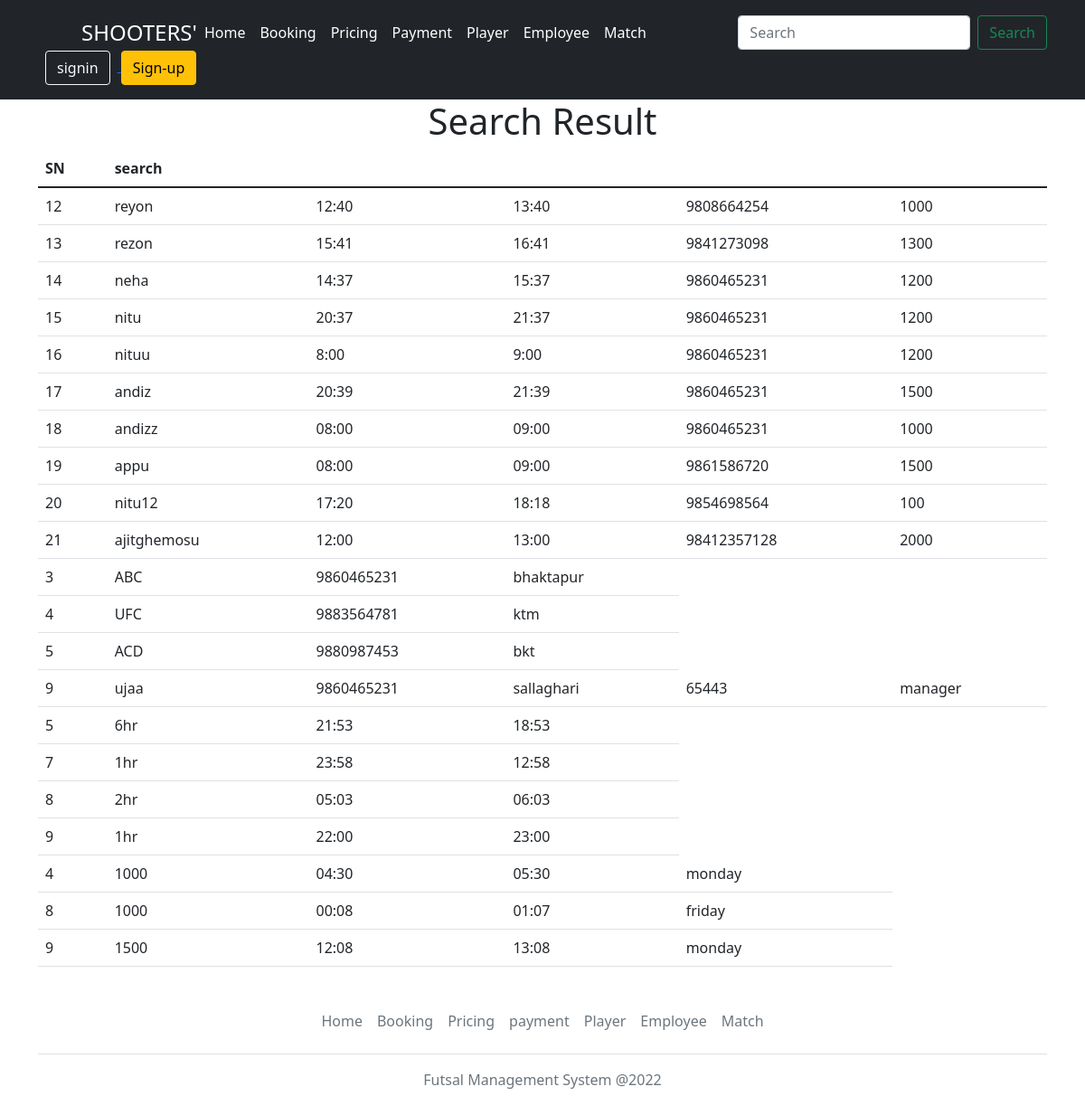
The app's page /search/ with its own data.
### app/models.py (models this page shows, shortened)
class Booking(models.Model):
    booker_name = models.CharField(max_length=80,unique=True)
    start_time = models.TextField(blank=True, null=True)
    end_time = models.TextField(blank=True, null=True)
    price = models.TextField(blank=True, null=True)
    contactnumber = models.TextField(blank=True, null=True)

class Player(models.Model):
    player_Teamname = models.CharField(max_length=80, unique= True)
    address = models.TextField(blank=True, null=True)
    contactnumber = models.TextField(blank=True, null=True)

class Employee(models.Model):
    employee_name = models.CharField(max_length=80, unique= True)
    address = models.TextField(blank=True, null=True)
    citizenshipnumber= models.TextField(blank=True, null=True)
    contactnumber = models.TextField(blank=True, null=True)
    post = models.TextField(blank=True, null=True)

class Match(models.Model):
    start_time = models.TextField(blank=True, unique= True)
    end_time = models.TextField(blank=True, null=True)
    duration = models.TextField(blank=True, null=True)
    price = models.TextField(blank=True, null=True)

class Price(models.Model):
    start_time = models.TextField(blank=True, unique= True)
    price = models.IntegerField(default=True)
    end_time = models.TextField(blank=True, null=True)
    day = models.TextField(blank=True, null=True)

### app/views.py (the view)
# urls.py: path('search/',views.Search, name="search"),
def Search(request):
    query=request.GET.get('query','')
    data=Booking.objects.filter(booker_name__icontains=query)
    data1=Player.objects.filter(player_Teamname__icontains=query)
    data2=Employee.objects.filter(employee_name__icontains=query)
    data3=Match.objects.filter(duration__icontains=query)
    data4=Price.objects.filter(price__icontains=query)
    params={'data':data,'data1':data1,'data2':data2,'data3':data3,'data4':data4}
    return render(request, 'search.html',params)

### templates/search.html (shortened to what this page needs)
{% load static %}
<!DOCTYPE html>
<html lang="en">
<head>
    <link rel="stylesheet" href="{% static 'css/bootstrap.min.css' %}" />
</head>
<body>
    <header class="p-3 bg-dark text-white">
        <div class="container">
            <div class="d-flex flex-wrap align-items-center justify-content-center justify-content-lg-start">
                <a href="/" class="d-flex align-items-center mb-2 mb-lg-0 text-white text-decoration-none">
                    <svg class="bi me-2" width="40" height="32" role="img" aria-label="Bootstrap">
                        <use xlink:href="#bootstrap" />
                    </svg>
                    <span class="fs-4">SHOOTERS'</span>
                </a>
                <ul class="nav col-12 col-lg-auto me-lg-auto mb-2 justify-content-center mb-md-0">
                    <li><a href="{% url 'home' %}" class="nav-link px-2 text-white">Home</a></li>
                    <li><a href="{% url 'booking' %}" class="nav-link px-2 text-white">Booking</a></li>
                    <li><a href="{% url 'price' %}" class="nav-link px-2 text-white">Pricing</a></li>
                    <li><a href="{% url 'payment' %}" class="nav-link px-2 text-white">Payment</a></li>
                    <li><a href="{% url 'player' %}" class="nav-link px-2 text-white">Player</a></li>
                    <li><a href="{% url 'employee' %}" class="nav-link px-2 text-white">Employee</a></li>
                    <li><a href="{% url 'match' %}" class="nav-link px-2 text-white">Match</a></li>
                </ul>
                <form class="d-flex" role="search" method="get"  action="{% url 'search' %}">
                    <input class="form-control me-2" type="search" placeholder="Search" id="query" name="query"  aria-label="Search">
                    <button class="btn btn-outline-success" type="submit" name="submit">Search</button>
                </form>
                <div class="text-end">
                    <a href="/signin">
                        <button type="button" class="btn btn-outline-light mx-2">signin</button>
                    </a>
                    <a href="/signup">
                        <button type="button" class="btn btn-warning">Sign-up</button>
                    </a>
                </div>
            </div>
        </div>
    </header>
    <div class="container">
        <h1 class="text-center">Search Result</h1>
        <table class="table">
            <thead>
                <tr>
                    <th scope="col">SN</th>
                    <th scope="col">search</th>
                </tr>
            </thead>
            <tbody>
                {% if data %}
                {% for details in data %}
                <tr>
                    <td>{{details.id}}</td>
                    <td>{{details.booker_name}}</td>
                    <td>{{details.start_time}}</td>
                    <td>{{details.end_time}}</td>
                    <td>{{details.contactnumber}}</td>
                    <td>{{details.price}}</td>
                </tr>
                {% endfor %}
                {% endif %}
                {% if data1 %}
                {% for details in data1 %}
                <tr>
                    <td>{{details.id}}</td>
                    <td>{{details.player_Teamname}}</td>
                    <td>{{details.contactnumber}}</td>
                    <td>{{details.address}}</td>
                </tr>
                {% endfor %}
                {% endif %}
                {% if data2 %}
                {% for details in data2 %}
                <tr>
                    <td>{{details.id}}</td>
                    <td>{{details.employee_name}}</td>
                    <td>{{details.contactnumber}}</td>
                    <td>{{details.address}}</td>
                    <td>{{details.citizenshipnumber}}</td>
                    <td>{{details.post}}</td>
                </tr>
                {% endfor %}
                {% endif %}
                {% if data3 %}
                {% for details in data3 %}
                <tr>
                    <td>{{details.id}}</td>
                    <td>{{details.duration}}</td>
                    <td>{{details.start_time}}</td>
                    <td>{{details.end_time}}</td>
                </tr>
                {% endfor %}
                {% endif %}
                {% if data4 %}
                {% for details in data4 %}
                <tr>
                    <td>{{details.id}}</td>
                    <td>{{details.price}}</td>
                    <td>{{details.start_time}}</td>
                    <td>{{details.end_time}}</td>
                    <td>{{details.day}}</td>
                </tr>
                {% endfor %}
                {% endif %}
            </tbody>
        </table>
    </div>
    <div class="container">
        <footer class="py-3 my-4">
            <ul class="nav justify-content-center border-bottom pb-3 mb-3">
                <li class="nav-item"><a href="{% url 'home' %}" class="nav-link px-2 text-muted">Home</a></li>
                <li class="nav-item"><a href="{% url 'booking' %}" class="nav-link px-2 text-muted">Booking</a></li>
                <li class="nav-item"><a href="{% url 'price' %}" class="nav-link px-2 text-muted">Pricing</a></li>
                <li class="nav-item"><a href="{% url 'payment' %}" class="nav-link px-2 text-muted">payment</a></li>
                <li class="nav-item"><a href="{% url 'player' %}" class="nav-link px-2 text-muted">Player</a></li>
                <li class="nav-item"><a href="{% url 'employee' %}" class="nav-link px-2 text-muted">Employee</a></li>
                <li class="nav-item"><a href="{% url 'match' %}" class="nav-link px-2 text-muted">Match</a></li>
            </ul>
            <p class="text-center text-muted">Futsal Management System @2022</p>
        </footer>
    </div>
</body>
</html>

### records on screen
Booking: id "12", booker_name "reyon", start_time "12:40", end_time "13:40", contactnumber "9808664254", price "1000"
Booking: id "13", booker_name "rezon", start_time "15:41", end_time "16:41", contactnumber "9841273098", price "1300"
Booking: id "14", booker_name "neha", start_time "14:37", end_time "15:37", contactnumber "9860465231", price "1200"
Booking: id "15", booker_name "nitu", start_time "20:37", end_time "21:37", contactnumber "9860465231", price "1200"
Booking: id "16", booker_name "nituu", start_time "8:00", end_time "9:00", contactnumber "9860465231", price "1200"
Booking: id "17", booker_name "andiz", start_time "20:39", end_time "21:39", contactnumber "9860465231", price "1500"
Booking: id "18", booker_name "andizz", start_time "08:00", end_time "09:00", contactnumber "9860465231", price "1000"
Booking: id "19", booker_name "appu", start_time "08:00", end_time "09:00", contactnumber "9861586720", price "1500"
Booking: id "20", booker_name "nitu12", start_time "17:20", end_time "18:18", contactnumber "9854698564", price "100"
Booking: id "21", booker_name "ajitghemosu", start_time "12:00", end_time "13:00", contactnumber "98412357128", price "2000"
Player: id "3", player_Teamname "ABC", contactnumber "9860465231", address "bhaktapur"
Player: id "4", player_Teamname "UFC", contactnumber "9883564781", address "ktm"
Player: id "5", player_Teamname "ACD", contactnumber "9880987453", address "bkt"
Employee: id "9", employee_name "ujaa", contactnumber "9860465231", address "sallaghari", citizenshipnumber "65443", post "manager"
Match: id "5", duration "6hr", start_time "21:53", end_time "18:53"
Match: id "7", duration "1hr", start_time "23:58", end_time "12:58"
Match: id "8", duration "2hr", start_time "05:03", end_time "06:03"
Match: id "9", duration "1hr", start_time "22:00", end_time "23:00"
Price: id "4", price "1000", start_time "04:30", end_time "05:30", day "monday"
Price: id "8", price "1000", start_time "00:08", end_time "01:07", day "friday"
Price: id "9", price "1500", start_time "12:08", end_time "13:08", day "monday"
